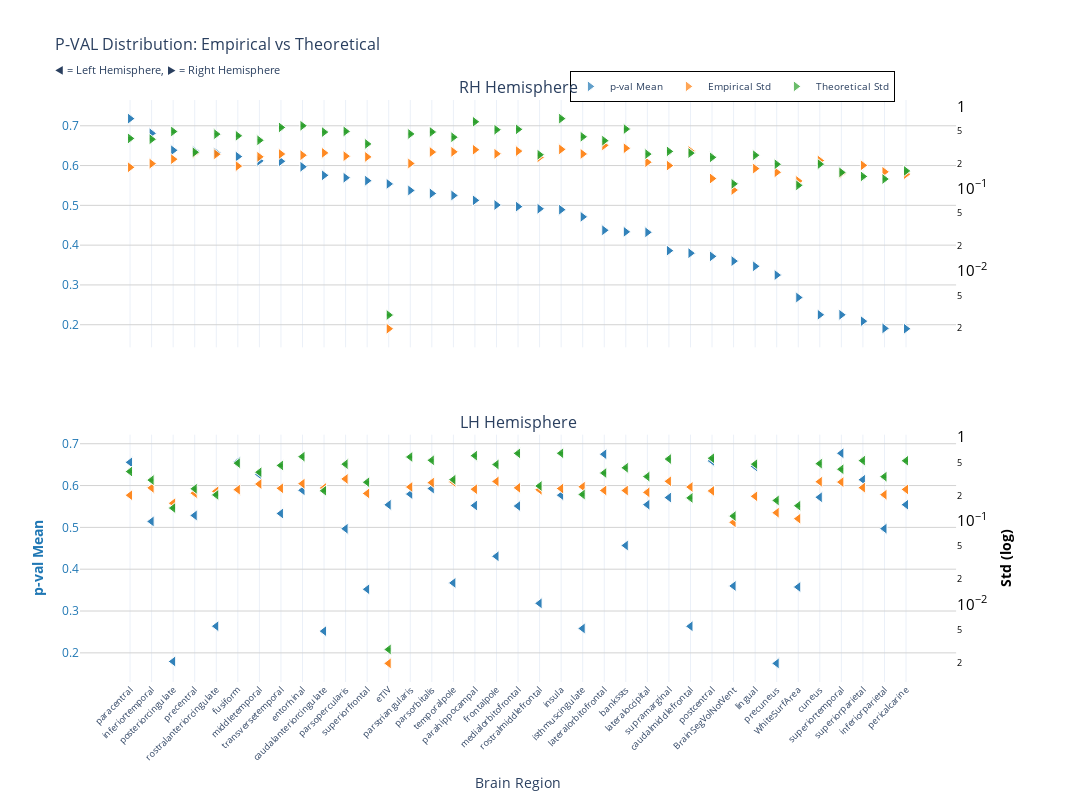
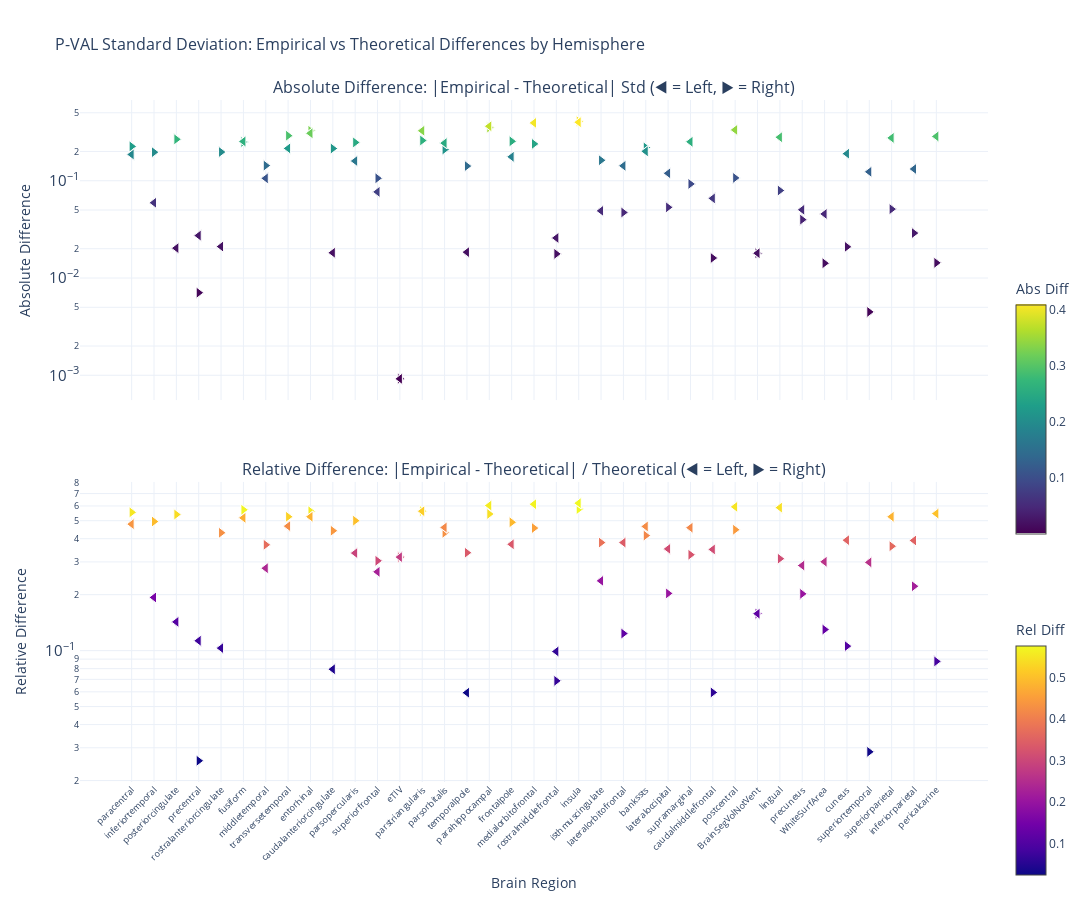

Write notebook code for charts like these, in order.
### Markdown cell above
### p-value

### Code cell
nu_nav = df_navr[(df_navr["study"] == "longitudinal") & (df_navr["group"] == "HC-PD")]
data_path = stats_dir / f"partial_correlation_longitudinal_{METRIC}.parquet"
df, stats = get_test_stats(
    data_path, stat_functions_F, nu_nav, hemisphere=True, study="longitudinal"
)
show_figure(
    stats, hemisphere=True, stat_name="p-val", study="longitudinal", metric=METRIC
)

### Figure 1 — Plotly figure (JSON) as saved in the notebook; plotly's stock layout.template omitted (floating-point values rounded to 4 significant figures)
{"data": [{"hovertemplate": "<b>%{x}</b><br>Mean p-val: %{y:.2f}<br><extra></extra>", "legendgroup": "mean", "marker": {"color": "#1f77b4", "line": {"color": "white", "width": 1}, "opacity": 0.7, "size": 10, "symbol": "triangle-right"}, "mode": "markers", "name": "p-val Mean", "showlegend": true, "type": "scatter", "x": ["paracentral", "paracentral", "inferiortemporal", "inferiortemporal", "posteriorcingulate", "posteriorcingulate", "precentral", "precentral", "rostralanteriorcingulate", "rostralanteriorcingulate", "fusiform", "fusiform", "middletemporal", "middletemporal", "transversetemporal", "transversetemporal", "entorhinal", "entorhinal", "caudalanteriorcingulate", "caudalanteriorcingulate", "parsopercularis", "parsopercularis", "superiorfrontal", "superiorfrontal", "eTIV", "eTIV", "parstriangularis", "parstriangularis", "parsorbitalis", "parsorbitalis", "temporalpole", "temporalpole", "parahippocampal", "parahippocampal", "frontalpole", "frontalpole", "medialorbitofrontal", "medialorbitofrontal", "rostralmiddlefrontal", "rostralmiddlefrontal", "insula", "insula", "isthmuscingulate", "isthmuscingulate", "lateralorbitofrontal", "lateralorbitofrontal", "bankssts", "bankssts", "lateraloccipital", "lateraloccipital", "supramarginal", "supramarginal", "caudalmiddlefrontal", "caudalmiddlefrontal", "postcentral", "postcentral", "BrainSegVolNotVent", "BrainSegVolNotVent", "lingual", "lingual", "precuneus", "precuneus", "WhiteSurfArea", "WhiteSurfArea", "cuneus", "cuneus", "superiortemporal", "superiortemporal", "superiorparietal", "superiorparietal", "inferiorparietal", "inferiorparietal", "pericalcarine", "pericalcarine"], "xaxis": "x", "y": [0.718, 0.718, 0.681, 0.681, 0.6384, 0.6384, 0.6366, 0.6366, 0.6322, 0.6322, 0.6226, 0.6226, 0.6117, 0.6117, 0.6107, 0.6107, 0.597, 0.597, 0.5754, 0.5754, 0.5694, 0.5694, 0.562, 0.562, 0.5539, 0.5539, 0.5375, 0.5375, 0.5299, 0.5299, 0.5249, 0.5249, 0.5126, 0.5126, 0.5009, 0.5009, 0.4968, 0.4968, 0.4914, 0.4914, 0.4892, 0.4892, 0.4711, 0.4711, 0.4374, 0.4374, 0.4335, 0.4335, 0.4322, 0.4322, 0.3861, 0.3861, 0.3798, 0.3798, 0.3718, 0.3718, 0.3599, 0.3599, 0.3468, 0.3468, 0.3248, 0.3248, 0.2684, 0.2684, 0.225, 0.225, 0.2249, 0.2249, 0.2089, 0.2089, 0.1908, 0.1908, 0.1899, 0.1899], "yaxis": "y"}, {"hovertemplate": "<b>%{x}</b><br>Empirical Std: %{y:.3f}<br><extra></extra>", "legendgroup": "empirical", "marker": {"color": "#ff7f0e", "line": {"color": "white", "width": 1}, "opacity": 0.7, "size": 10, "symbol": "triangle-right"}, "mode": "markers", "name": "Empirical Std", "showlegend": true, "type": "scatter", "x": ["paracentral", "paracentral", "inferiortemporal", "inferiortemporal", "posteriorcingulate", "posteriorcingulate", "precentral", "precentral", "rostralanteriorcingulate", "rostralanteriorcingulate", "fusiform", "fusiform", "middletemporal", "middletemporal", "transversetemporal", "transversetemporal", "entorhinal", "entorhinal", "caudalanteriorcingulate", "caudalanteriorcingulate", "parsopercularis", "parsopercularis", "superiorfrontal", "superiorfrontal", "eTIV", "eTIV", "parstriangularis", "parstriangularis", "parsorbitalis", "parsorbitalis", "temporalpole", "temporalpole", "parahippocampal", "parahippocampal", "frontalpole", "frontalpole", "medialorbitofrontal", "medialorbitofrontal", "rostralmiddlefrontal", "rostralmiddlefrontal", "insula", "insula", "isthmuscingulate", "isthmuscingulate", "lateralorbitofrontal", "lateralorbitofrontal", "bankssts", "bankssts", "lateraloccipital", "lateraloccipital", "supramarginal", "supramarginal", "caudalmiddlefrontal", "caudalmiddlefrontal", "postcentral", "postcentral", "BrainSegVolNotVent", "BrainSegVolNotVent", "lingual", "lingual", "precuneus", "precuneus", "WhiteSurfArea", "WhiteSurfArea", "cuneus", "cuneus", "superiortemporal", "superiortemporal", "superiorparietal", "superiorparietal", "inferiorparietal", "inferiorparietal", "pericalcarine", "pericalcarine"], "xaxis": "x", "y": [0.1811, 0.1811, 0.2007, 0.2007, 0.2274, 0.2274, 0.2692, 0.2692, 0.2611, 0.2611, 0.1872, 0.1872, 0.2427, 0.2427, 0.2628, 0.2628, 0.2541, 0.2541, 0.2711, 0.2711, 0.2476, 0.2476, 0.2424, 0.2424, 0.001968, 0.001968, 0.2015, 0.2015, 0.2775, 0.2775, 0.2793, 0.2793, 0.2962, 0.2962, 0.2643, 0.2643, 0.285, 0.285, 0.2398, 0.2398, 0.2993, 0.2993, 0.2634, 0.2634, 0.3347, 0.3347, 0.3088, 0.3088, 0.209, 0.209, 0.19, 0.19, 0.2856, 0.2856, 0.1322, 0.1322, 0.09586, 0.09586, 0.1747, 0.1747, 0.1574, 0.1574, 0.1234, 0.1234, 0.2188, 0.2188, 0.1525, 0.1525, 0.1913, 0.1913, 0.1594, 0.1594, 0.1493, 0.1493], "yaxis": "y2"}, {"error_y": {"array": [0.008077, 0.008077, 0.007894, 0.007894, 0.009816, 0.009816, 0.00549, 0.00549, 0.009109, 0.009109, 0.008693, 0.008693, 0.007667, 0.007667, 0.01099, 0.01099, 0.01152, 0.01152, 0.009645, 0.009645, 0.009838, 0.009838, 0.006922, 0.006922, 5.738e-05, 5.738e-05, 0.009155, 0.009155, 0.00968, 0.00968, 0.00836, 0.00836, 0.01288, 0.01288, 0.0103, 0.0103, 0.01042, 0.01042, 0.005116, 0.005116, 0.01407, 0.01407, 0.008458, 0.008458, 0.007588, 0.007588, 0.0105, 0.0105, 0.005211, 0.005211, 0.005617, 0.005617, 0.005356, 0.005356, 0.004752, 0.004752, 0.002262, 0.002262, 0.005047, 0.005047, 0.003918, 0.003918, 0.002171, 0.002171, 0.003932, 0.003932, 0.00312, 0.00312, 0.002786, 0.002786, 0.002592, 0.002592, 0.003252, 0.003252], "arrayminus": [0.007916, 0.007916, 0.007737, 0.007737, 0.009621, 0.009621, 0.005381, 0.005381, 0.008928, 0.008928, 0.00852, 0.00852, 0.007515, 0.007515, 0.01078, 0.01078, 0.01129, 0.01129, 0.009454, 0.009454, 0.009643, 0.009643, 0.006785, 0.006785, 5.624e-05, 5.624e-05, 0.008974, 0.008974, 0.009488, 0.009488, 0.008194, 0.008194, 0.01263, 0.01263, 0.0101, 0.0101, 0.01021, 0.01021, 0.005014, 0.005014, 0.01379, 0.01379, 0.008291, 0.008291, 0.007438, 0.007438, 0.01029, 0.01029, 0.005108, 0.005108, 0.005505, 0.005505, 0.00525, 0.00525, 0.004657, 0.004657, 0.002217, 0.002217, 0.004947, 0.004947, 0.00384, 0.00384, 0.002128, 0.002128, 0.003854, 0.003854, 0.003058, 0.003058, 0.002731, 0.002731, 0.002541, 0.002541, 0.003188, 0.003188], "color": "#2ca02c", "thickness": 1, "type": "data", "visible": true, "width": 2}, "hovertemplate": "<b>%{x}</b><br>Theoretical Std: %{y:.3f}<br><extra></extra>", "legendgroup": "theoretical", "marker": {"color": "#2ca02c", "line": {"color": "white", "width": 1}, "opacity": 0.7, "size": 10, "symbol": "triangle-right"}, "mode": "markers", "name": "Theoretical Std", "showlegend": true, "type": "scatter", "x": ["paracentral", "paracentral", "inferiortemporal", "inferiortemporal", "posteriorcingulate", "posteriorcingulate", "precentral", "precentral", "rostralanteriorcingulate", "rostralanteriorcingulate", "fusiform", "fusiform", "middletemporal", "middletemporal", "transversetemporal", "transversetemporal", "entorhinal", "entorhinal", "caudalanteriorcingulate", "caudalanteriorcingulate", "parsopercularis", "parsopercularis", "superiorfrontal", "superiorfrontal", "eTIV", "eTIV", "parstriangularis", "parstriangularis", "parsorbitalis", "parsorbitalis", "temporalpole", "temporalpole", "parahippocampal", "parahippocampal", "frontalpole", "frontalpole", "medialorbitofrontal", "medialorbitofrontal", "rostralmiddlefrontal", "rostralmiddlefrontal", "insula", "insula", "isthmuscingulate", "isthmuscingulate", "lateralorbitofrontal", "lateralorbitofrontal", "bankssts", "bankssts", "lateraloccipital", "lateraloccipital", "supramarginal", "supramarginal", "caudalmiddlefrontal", "caudalmiddlefrontal", "postcentral", "postcentral", "BrainSegVolNotVent", "BrainSegVolNotVent", "lingual", "lingual", "precuneus", "precuneus", "WhiteSurfArea", "WhiteSurfArea", "cuneus", "cuneus", "superiortemporal", "superiortemporal", "superiorparietal", "superiorparietal", "inferiorparietal", "inferiorparietal", "pericalcarine", "pericalcarine"], "xaxis": "x", "y": [0.4065, 0.4065, 0.3973, 0.3973, 0.494, 0.494, 0.2763, 0.2763, 0.4584, 0.4584, 0.4375, 0.4375, 0.3859, 0.3859, 0.5533, 0.5533, 0.58, 0.58, 0.4854, 0.4854, 0.4951, 0.4951, 0.3484, 0.3484, 0.002888, 0.002888, 0.4608, 0.4608, 0.4872, 0.4872, 0.4207, 0.4207, 0.6485, 0.6485, 0.5186, 0.5186, 0.5242, 0.5242, 0.2575, 0.2575, 0.7081, 0.7081, 0.4257, 0.4257, 0.3819, 0.3819, 0.5286, 0.5286, 0.2623, 0.2623, 0.2827, 0.2827, 0.2696, 0.2696, 0.2391, 0.2391, 0.1139, 0.1139, 0.254, 0.254, 0.1972, 0.1972, 0.1092, 0.1092, 0.1979, 0.1979, 0.157, 0.157, 0.1402, 0.1402, 0.1305, 0.1305, 0.1637, 0.1637], "yaxis": "y2"}, {"hovertemplate": "<b>%{x}</b><br>Mean p-val: %{y:.2f}<br><extra></extra>", "legendgroup": "mean", "marker": {"color": "#1f77b4", "line": {"color": "white", "width": 1}, "opacity": 0.7, "size": 10, "symbol": "triangle-left"}, "mode": "markers", "name": "p-val Mean", "showlegend": false, "type": "scatter", "x": ["superiortemporal", "superiortemporal", "lateralorbitofrontal", "lateralorbitofrontal", "postcentral", "postcentral", "fusiform", "fusiform", "paracentral", "paracentral", "lingual", "lingual", "middletemporal", "middletemporal", "superiorparietal", "superiorparietal", "parsorbitalis", "parsorbitalis", "entorhinal", "entorhinal", "parstriangularis", "parstriangularis", "insula", "insula", "cuneus", "cuneus", "supramarginal", "supramarginal", "lateraloccipital", "lateraloccipital", "pericalcarine", "pericalcarine", "eTIV", "eTIV", "parahippocampal", "parahippocampal", "medialorbitofrontal", "medialorbitofrontal", "transversetemporal", "transversetemporal", "precentral", "precentral", "inferiortemporal", "inferiortemporal", "inferiorparietal", "inferiorparietal", "parsopercularis", "parsopercularis", "bankssts", "bankssts", "frontalpole", "frontalpole", "temporalpole", "temporalpole", "BrainSegVolNotVent", "BrainSegVolNotVent", "WhiteSurfArea", "WhiteSurfArea", "superiorfrontal", "superiorfrontal", "rostralmiddlefrontal", "rostralmiddlefrontal", "rostralanteriorcingulate", "rostralanteriorcingulate", "caudalmiddlefrontal", "caudalmiddlefrontal", "isthmuscingulate", "isthmuscingulate", "caudalanteriorcingulate", "caudalanteriorcingulate", "posteriorcingulate", "posteriorcingulate", "precuneus", "precuneus"], "xaxis": "x2", "y": [0.6772, 0.6772, 0.6749, 0.6749, 0.659, 0.659, 0.6568, 0.6568, 0.6555, 0.6555, 0.6456, 0.6456, 0.6263, 0.6263, 0.6138, 0.6138, 0.5928, 0.5928, 0.5887, 0.5887, 0.5796, 0.5796, 0.577, 0.577, 0.572, 0.572, 0.5713, 0.5713, 0.5543, 0.5543, 0.5543, 0.5543, 0.5539, 0.5539, 0.5523, 0.5523, 0.551, 0.551, 0.5332, 0.5332, 0.5285, 0.5285, 0.5142, 0.5142, 0.497, 0.497, 0.4967, 0.4967, 0.4567, 0.4567, 0.4308, 0.4308, 0.3672, 0.3672, 0.3599, 0.3599, 0.3574, 0.3574, 0.352, 0.352, 0.3183, 0.3183, 0.2637, 0.2637, 0.2636, 0.2636, 0.2583, 0.2583, 0.2519, 0.2519, 0.1794, 0.1794, 0.1748, 0.1748], "yaxis": "y3"}, {"hovertemplate": "<b>%{x}</b><br>Empirical Std: %{y:.3f}<br><extra></extra>", "legendgroup": "empirical", "marker": {"color": "#ff7f0e", "line": {"color": "white", "width": 1}, "opacity": 0.7, "size": 10, "symbol": "triangle-left"}, "mode": "markers", "name": "Empirical Std", "showlegend": false, "type": "scatter", "x": ["superiortemporal", "superiortemporal", "lateralorbitofrontal", "lateralorbitofrontal", "postcentral", "postcentral", "fusiform", "fusiform", "paracentral", "paracentral", "lingual", "lingual", "middletemporal", "middletemporal", "superiorparietal", "superiorparietal", "parsorbitalis", "parsorbitalis", "entorhinal", "entorhinal", "parstriangularis", "parstriangularis", "insula", "insula", "cuneus", "cuneus", "supramarginal", "supramarginal", "lateraloccipital", "lateraloccipital", "pericalcarine", "pericalcarine", "eTIV", "eTIV", "parahippocampal", "parahippocampal", "medialorbitofrontal", "medialorbitofrontal", "transversetemporal", "transversetemporal", "precentral", "precentral", "inferiortemporal", "inferiortemporal", "inferiorparietal", "inferiorparietal", "parsopercularis", "parsopercularis", "bankssts", "bankssts", "frontalpole", "frontalpole", "temporalpole", "temporalpole", "BrainSegVolNotVent", "BrainSegVolNotVent", "WhiteSurfArea", "WhiteSurfArea", "superiorfrontal", "superiorfrontal", "rostralmiddlefrontal", "rostralmiddlefrontal", "rostralanteriorcingulate", "rostralanteriorcingulate", "caudalmiddlefrontal", "caudalmiddlefrontal", "isthmuscingulate", "isthmuscingulate", "caudalanteriorcingulate", "caudalanteriorcingulate", "posteriorcingulate", "posteriorcingulate", "precuneus", "precuneus"], "xaxis": "x2", "y": [0.2905, 0.2905, 0.2308, 0.2308, 0.228, 0.228, 0.2361, 0.2361, 0.2024, 0.2024, 0.1964, 0.1964, 0.2755, 0.2755, 0.2494, 0.2494, 0.2863, 0.2863, 0.2782, 0.2782, 0.254, 0.254, 0.2436, 0.2436, 0.2935, 0.2935, 0.2969, 0.2969, 0.219, 0.219, 0.2376, 0.2376, 0.001968, 0.001968, 0.2389, 0.2389, 0.2481, 0.2481, 0.2451, 0.2451, 0.2144, 0.2144, 0.2479, 0.2479, 0.2054, 0.2054, 0.3171, 0.3171, 0.2303, 0.2303, 0.2957, 0.2957, 0.2922, 0.2922, 0.09586, 0.09586, 0.106, 0.106, 0.2126, 0.2126, 0.2351, 0.2351, 0.2252, 0.2252, 0.254, 0.254, 0.2556, 0.2556, 0.2471, 0.2471, 0.1624, 0.1624, 0.125, 0.125], "yaxis": "y4"}, {"error_y": {"array": [0.008227, 0.008227, 0.007414, 0.007414, 0.01115, 0.01115, 0.009728, 0.009728, 0.007722, 0.007722, 0.009467, 0.009467, 0.007578, 0.007578, 0.01043, 0.01043, 0.01053, 0.01053, 0.01164, 0.01164, 0.01153, 0.01153, 0.01278, 0.01278, 0.009604, 0.009604, 0.01089, 0.01089, 0.006721, 0.006721, 0.01039, 0.01039, 5.738e-05, 5.738e-05, 0.01196, 0.01196, 0.01274, 0.01274, 0.009141, 0.009141, 0.004803, 0.004803, 0.006106, 0.006106, 0.006704, 0.006704, 0.00947, 0.00947, 0.008564, 0.008564, 0.009374, 0.009374, 0.006173, 0.006173, 0.002262, 0.002262, 0.003012, 0.003012, 0.00575, 0.00575, 0.005184, 0.005184, 0.004057, 0.004057, 0.003738, 0.003738, 0.004105, 0.004105, 0.004549, 0.004549, 0.002823, 0.002823, 0.003482, 0.003482], "arrayminus": [0.008064, 0.008064, 0.007267, 0.007267, 0.01093, 0.01093, 0.009535, 0.009535, 0.007569, 0.007569, 0.009279, 0.009279, 0.007427, 0.007427, 0.01023, 0.01023, 0.01032, 0.01032, 0.01141, 0.01141, 0.0113, 0.0113, 0.01252, 0.01252, 0.009413, 0.009413, 0.01068, 0.01068, 0.006588, 0.006588, 0.01019, 0.01019, 5.624e-05, 5.624e-05, 0.01173, 0.01173, 0.01249, 0.01249, 0.00896, 0.00896, 0.004708, 0.004708, 0.005984, 0.005984, 0.006571, 0.006571, 0.009282, 0.009282, 0.008394, 0.008394, 0.009188, 0.009188, 0.00605, 0.00605, 0.002217, 0.002217, 0.002952, 0.002952, 0.005636, 0.005636, 0.005081, 0.005081, 0.003976, 0.003976, 0.003664, 0.003664, 0.004024, 0.004024, 0.004459, 0.004459, 0.002767, 0.002767, 0.003413, 0.003413], "color": "#2ca02c", "thickness": 1, "type": "data", "visible": true, "width": 2}, "hovertemplate": "<b>%{x}</b><br>Theoretical Std: %{y:.3f}<br><extra></extra>", "legendgroup": "theoretical", "marker": {"color": "#2ca02c", "line": {"color": "white", "width": 1}, "opacity": 0.7, "size": 10, "symbol": "triangle-left"}, "mode": "markers", "name": "Theoretical Std", "showlegend": false, "type": "scatter", "x": ["superiortemporal", "superiortemporal", "lateralorbitofrontal", "lateralorbitofrontal", "postcentral", "postcentral", "fusiform", "fusiform", "paracentral", "paracentral", "lingual", "lingual", "middletemporal", "middletemporal", "superiorparietal", "superiorparietal", "parsorbitalis", "parsorbitalis", "entorhinal", "entorhinal", "parstriangularis", "parstriangularis", "insula", "insula", "cuneus", "cuneus", "supramarginal", "supramarginal", "lateraloccipital", "lateraloccipital", "pericalcarine", "pericalcarine", "eTIV", "eTIV", "parahippocampal", "parahippocampal", "medialorbitofrontal", "medialorbitofrontal", "transversetemporal", "transversetemporal", "precentral", "precentral", "inferiortemporal", "inferiortemporal", "inferiorparietal", "inferiorparietal", "parsopercularis", "parsopercularis", "bankssts", "bankssts", "frontalpole", "frontalpole", "temporalpole", "temporalpole", "BrainSegVolNotVent", "BrainSegVolNotVent", "WhiteSurfArea", "WhiteSurfArea", "superiorfrontal", "superiorfrontal", "rostralmiddlefrontal", "rostralmiddlefrontal", "rostralanteriorcingulate", "rostralanteriorcingulate", "caudalmiddlefrontal", "caudalmiddlefrontal", "isthmuscingulate", "isthmuscingulate", "caudalanteriorcingulate", "caudalanteriorcingulate", "posteriorcingulate", "posteriorcingulate", "precuneus", "precuneus"], "xaxis": "x2", "y": [0.4141, 0.4141, 0.3731, 0.3731, 0.561, 0.561, 0.4896, 0.4896, 0.3886, 0.3886, 0.4765, 0.4765, 0.3814, 0.3814, 0.5251, 0.5251, 0.5299, 0.5299, 0.5858, 0.5858, 0.5805, 0.5805, 0.643, 0.643, 0.4833, 0.4833, 0.5483, 0.5483, 0.3383, 0.3383, 0.5231, 0.5231, 0.002888, 0.002888, 0.6021, 0.6021, 0.6414, 0.6414, 0.46, 0.46, 0.2417, 0.2417, 0.3073, 0.3073, 0.3374, 0.3374, 0.4766, 0.4766, 0.431, 0.431, 0.4718, 0.4718, 0.3107, 0.3107, 0.1139, 0.1139, 0.1516, 0.1516, 0.2894, 0.2894, 0.2609, 0.2609, 0.2042, 0.2042, 0.1881, 0.1881, 0.2066, 0.2066, 0.229, 0.229, 0.1421, 0.1421, 0.1753, 0.1753], "yaxis": "y4"}], "layout": {"annotations": [{"font": {"size": 16}, "showarrow": false, "text": "RH Hemisphere", "x": 0.47, "xanchor": "center", "xref": "paper", "y": 1, "yanchor": "bottom", "yref": "paper"}, {"font": {"size": 16}, "showarrow": false, "text": "LH Hemisphere", "x": 0.47, "xanchor": "center", "xref": "paper", "y": 0.425, "yanchor": "bottom", "yref": "paper"}], "height": 800, "hovermode": "x", "legend": {"bgcolor": "rgba(255, 255, 255, 0.9)", "bordercolor": "black", "borderwidth": 1, "font": {"size": 10}, "orientation": "h", "x": 0.7, "xanchor": "center", "y": 1.05}, "title": {"font": {"size": 16}, "text": "P-VAL Distribution: Empirical vs Theoretical<br><sub>◀ = Left Hemisphere, ▶ = Right Hemisphere</sub>"}, "width": 1400, "xaxis": {"anchor": "y", "domain": [0, 0.94], "matches": "x2", "showticklabels": false}, "xaxis2": {"anchor": "y3", "domain": [0, 0.94], "tickangle": -45, "tickfont": {"size": 9}, "title": {"text": "Brain Region"}}, "yaxis": {"anchor": "x", "domain": [0.575, 1], "gridcolor": "lightgray", "showgrid": true, "tickfont": {"color": "#1f77b4"}, "title": {"font": {"color": "#1f77b4"}, "text": ""}}, "yaxis2": {"anchor": "x", "exponentformat": "power", "overlaying": "y", "showgrid": false, "side": "right", "tickfont": {"color": "black"}, "title": {"font": {"color": "black"}, "text": ""}, "type": "log"}, "yaxis3": {"anchor": "x2", "domain": [0, 0.425], "gridcolor": "lightgray", "showgrid": true, "tickfont": {"color": "#1f77b4"}, "title": {"font": {"color": "#1f77b4"}, "text": "<b>p-val Mean</b>"}}, "yaxis4": {"anchor": "x2", "exponentformat": "power", "overlaying": "y3", "showgrid": false, "side": "right", "tickfont": {"color": "black"}, "title": {"font": {"color": "black"}, "text": "<b>Std (log)</b>"}, "type": "log"}}}

### Figure 2 — Plotly figure (JSON) as saved in the notebook; plotly's stock layout.template omitted (floating-point values rounded to 4 significant figures)
{"data": [{"hovertemplate": "<b>%{x}</b><br>Hemisphere: %{text}<br>Abs Diff: %{y:.4f}<br><extra></extra>", "legendgroup": "abs_rh", "marker": {"color": [0.2253, 0.2253, 0.1966, 0.1966, 0.2667, 0.2667, 0.00706, 0.00706, 0.1974, 0.1974, 0.2503, 0.2503, 0.1431, 0.1431, 0.2905, 0.2905, 0.3258, 0.3258, 0.2143, 0.2143, 0.2476, 0.2476, 0.106, 0.106, 0.0009194, 0.0009194, 0.2593, 0.2593, 0.2097, 0.2097, 0.1415, 0.1415, 0.3523, 0.3523, 0.2543, 0.2543, 0.2392, 0.2392, 0.0177, 0.0177, 0.4088, 0.4088, 0.1623, 0.1623, 0.04718, 0.04718, 0.2198, 0.2198, 0.05327, 0.05327, 0.09269, 0.09269, 0.01605, 0.01605, 0.1069, 0.1069, 0.01799, 0.01799, 0.0793, 0.0793, 0.03983, 0.03983, 0.01418, 0.01418, 0.02092, 0.02092, 0.00448, 0.00448, 0.05109, 0.05109, 0.02896, 0.02896, 0.01432, 0.01432], "colorbar": {"len": 0.4, "title": {"text": "Abs Diff"}, "y": 0.75, "yanchor": "top"}, "colorscale": [[0, "#440154"], [0.1111, "#482878"], [0.2222, "#3e4989"], [0.3333, "#31688e"], [0.4444, "#26828e"], [0.5556, "#1f9e89"], [0.6667, "#35b779"], [0.7778, "#6ece58"], [0.8889, "#b5de2b"], [1, "#fde725"]], "line": {"color": "white", "width": 1}, "showscale": true, "size": 10, "symbol": "triangle-right"}, "mode": "markers", "name": "Absolute (rh)", "showlegend": false, "text": ["rh", "rh", "rh", "rh", "rh", "rh", "rh", "rh", "rh", "rh", "rh", "rh", "rh", "rh", "rh", "rh", "rh", "rh", "rh", "rh", "rh", "rh", "rh", "rh", "rh", "rh", "rh", "rh", "rh", "rh", "rh", "rh", "rh", "rh", "rh", "rh", "rh", "rh", "rh", "rh", "rh", "rh", "rh", "rh", "rh", "rh", "rh", "rh", "rh", "rh", "rh", "rh", "rh", "rh", "rh", "rh", "rh", "rh", "rh", "rh", "rh", "rh", "rh", "rh", "rh", "rh", "rh", "rh", "rh", "rh", "rh", "rh", "rh", "rh"], "type": "scatter", "x": ["paracentral", "paracentral", "inferiortemporal", "inferiortemporal", "posteriorcingulate", "posteriorcingulate", "precentral", "precentral", "rostralanteriorcingulate", "rostralanteriorcingulate", "fusiform", "fusiform", "middletemporal", "middletemporal", "transversetemporal", "transversetemporal", "entorhinal", "entorhinal", "caudalanteriorcingulate", "caudalanteriorcingulate", "parsopercularis", "parsopercularis", "superiorfrontal", "superiorfrontal", "eTIV", "eTIV", "parstriangularis", "parstriangularis", "parsorbitalis", "parsorbitalis", "temporalpole", "temporalpole", "parahippocampal", "parahippocampal", "frontalpole", "frontalpole", "medialorbitofrontal", "medialorbitofrontal", "rostralmiddlefrontal", "rostralmiddlefrontal", "insula", "insula", "isthmuscingulate", "isthmuscingulate", "lateralorbitofrontal", "lateralorbitofrontal", "bankssts", "bankssts", "lateraloccipital", "lateraloccipital", "supramarginal", "supramarginal", "caudalmiddlefrontal", "caudalmiddlefrontal", "postcentral", "postcentral", "BrainSegVolNotVent", "BrainSegVolNotVent", "lingual", "lingual", "precuneus", "precuneus", "WhiteSurfArea", "WhiteSurfArea", "cuneus", "cuneus", "superiortemporal", "superiortemporal", "superiorparietal", "superiorparietal", "inferiorparietal", "inferiorparietal", "pericalcarine", "pericalcarine"], "xaxis": "x", "y": [0.2253, 0.2253, 0.1966, 0.1966, 0.2667, 0.2667, 0.00706, 0.00706, 0.1974, 0.1974, 0.2503, 0.2503, 0.1431, 0.1431, 0.2905, 0.2905, 0.3258, 0.3258, 0.2143, 0.2143, 0.2476, 0.2476, 0.106, 0.106, 0.0009194, 0.0009194, 0.2593, 0.2593, 0.2097, 0.2097, 0.1415, 0.1415, 0.3523, 0.3523, 0.2543, 0.2543, 0.2392, 0.2392, 0.0177, 0.0177, 0.4088, 0.4088, 0.1623, 0.1623, 0.04718, 0.04718, 0.2198, 0.2198, 0.05327, 0.05327, 0.09269, 0.09269, 0.01605, 0.01605, 0.1069, 0.1069, 0.01799, 0.01799, 0.0793, 0.0793, 0.03983, 0.03983, 0.01418, 0.01418, 0.02092, 0.02092, 0.00448, 0.00448, 0.05109, 0.05109, 0.02896, 0.02896, 0.01432, 0.01432], "yaxis": "y"}, {"hovertemplate": "<b>%{x}</b><br>Hemisphere: %{text}<br>Rel Diff: %{y:.2%}<br><extra></extra>", "legendgroup": "rel_rh", "marker": {"color": [0.5544, 0.5544, 0.4949, 0.4949, 0.5398, 0.5398, 0.02555, 0.02555, 0.4305, 0.4305, 0.5721, 0.5721, 0.3709, 0.3709, 0.525, 0.525, 0.5618, 0.5618, 0.4415, 0.4415, 0.5, 0.5, 0.3042, 0.3042, 0.3184, 0.3184, 0.5627, 0.5627, 0.4305, 0.4305, 0.3363, 0.3363, 0.5432, 0.5432, 0.4903, 0.4903, 0.4563, 0.4563, 0.06874, 0.06874, 0.5773, 0.5773, 0.3813, 0.3813, 0.1235, 0.1235, 0.4158, 0.4158, 0.2031, 0.2031, 0.3279, 0.3279, 0.05956, 0.05956, 0.447, 0.447, 0.158, 0.158, 0.3122, 0.3122, 0.202, 0.202, 0.1298, 0.1298, 0.1057, 0.1057, 0.02854, 0.02854, 0.3644, 0.3644, 0.222, 0.222, 0.08749, 0.08749], "colorbar": {"len": 0.4, "title": {"text": "Rel Diff"}, "y": 0.25, "yanchor": "top"}, "colorscale": [[0, "#0d0887"], [0.1111, "#46039f"], [0.2222, "#7201a8"], [0.3333, "#9c179e"], [0.4444, "#bd3786"], [0.5556, "#d8576b"], [0.6667, "#ed7953"], [0.7778, "#fb9f3a"], [0.8889, "#fdca26"], [1, "#f0f921"]], "line": {"color": "white", "width": 1}, "showscale": true, "size": 10, "symbol": "triangle-right"}, "mode": "markers", "name": "Relative (rh)", "showlegend": false, "text": ["rh", "rh", "rh", "rh", "rh", "rh", "rh", "rh", "rh", "rh", "rh", "rh", "rh", "rh", "rh", "rh", "rh", "rh", "rh", "rh", "rh", "rh", "rh", "rh", "rh", "rh", "rh", "rh", "rh", "rh", "rh", "rh", "rh", "rh", "rh", "rh", "rh", "rh", "rh", "rh", "rh", "rh", "rh", "rh", "rh", "rh", "rh", "rh", "rh", "rh", "rh", "rh", "rh", "rh", "rh", "rh", "rh", "rh", "rh", "rh", "rh", "rh", "rh", "rh", "rh", "rh", "rh", "rh", "rh", "rh", "rh", "rh", "rh", "rh"], "type": "scatter", "x": ["paracentral", "paracentral", "inferiortemporal", "inferiortemporal", "posteriorcingulate", "posteriorcingulate", "precentral", "precentral", "rostralanteriorcingulate", "rostralanteriorcingulate", "fusiform", "fusiform", "middletemporal", "middletemporal", "transversetemporal", "transversetemporal", "entorhinal", "entorhinal", "caudalanteriorcingulate", "caudalanteriorcingulate", "parsopercularis", "parsopercularis", "superiorfrontal", "superiorfrontal", "eTIV", "eTIV", "parstriangularis", "parstriangularis", "parsorbitalis", "parsorbitalis", "temporalpole", "temporalpole", "parahippocampal", "parahippocampal", "frontalpole", "frontalpole", "medialorbitofrontal", "medialorbitofrontal", "rostralmiddlefrontal", "rostralmiddlefrontal", "insula", "insula", "isthmuscingulate", "isthmuscingulate", "lateralorbitofrontal", "lateralorbitofrontal", "bankssts", "bankssts", "lateraloccipital", "lateraloccipital", "supramarginal", "supramarginal", "caudalmiddlefrontal", "caudalmiddlefrontal", "postcentral", "postcentral", "BrainSegVolNotVent", "BrainSegVolNotVent", "lingual", "lingual", "precuneus", "precuneus", "WhiteSurfArea", "WhiteSurfArea", "cuneus", "cuneus", "superiortemporal", "superiortemporal", "superiorparietal", "superiorparietal", "inferiorparietal", "inferiorparietal", "pericalcarine", "pericalcarine"], "xaxis": "x2", "y": [0.5544, 0.5544, 0.4949, 0.4949, 0.5398, 0.5398, 0.02555, 0.02555, 0.4305, 0.4305, 0.5721, 0.5721, 0.3709, 0.3709, 0.525, 0.525, 0.5618, 0.5618, 0.4415, 0.4415, 0.5, 0.5, 0.3042, 0.3042, 0.3184, 0.3184, 0.5627, 0.5627, 0.4305, 0.4305, 0.3363, 0.3363, 0.5432, 0.5432, 0.4903, 0.4903, 0.4563, 0.4563, 0.06874, 0.06874, 0.5773, 0.5773, 0.3813, 0.3813, 0.1235, 0.1235, 0.4158, 0.4158, 0.2031, 0.2031, 0.3279, 0.3279, 0.05956, 0.05956, 0.447, 0.447, 0.158, 0.158, 0.3122, 0.3122, 0.202, 0.202, 0.1298, 0.1298, 0.1057, 0.1057, 0.02854, 0.02854, 0.3644, 0.3644, 0.222, 0.222, 0.08749, 0.08749], "yaxis": "y2"}, {"hovertemplate": "<b>%{x}</b><br>Hemisphere: %{text}<br>Abs Diff: %{y:.4f}<br><extra></extra>", "legendgroup": "abs_lh", "marker": {"color": [0.1235, 0.1235, 0.1423, 0.1423, 0.333, 0.333, 0.2535, 0.2535, 0.1862, 0.1862, 0.2801, 0.2801, 0.1058, 0.1058, 0.2757, 0.2757, 0.2436, 0.2436, 0.3076, 0.3076, 0.3265, 0.3265, 0.3994, 0.3994, 0.1898, 0.1898, 0.2514, 0.2514, 0.1193, 0.1193, 0.2856, 0.2856, 0.0009194, 0.0009194, 0.3632, 0.3632, 0.3932, 0.3932, 0.215, 0.215, 0.0273, 0.0273, 0.05937, 0.05937, 0.132, 0.132, 0.1595, 0.1595, 0.2007, 0.2007, 0.1761, 0.1761, 0.01844, 0.01844, 0.01799, 0.01799, 0.04555, 0.04555, 0.07679, 0.07679, 0.02581, 0.02581, 0.02105, 0.02105, 0.06588, 0.06588, 0.04902, 0.04902, 0.01818, 0.01818, 0.02028, 0.02028, 0.05029, 0.05029], "colorbar": {"len": 0.4, "title": {"text": "Abs Diff"}, "y": 0.75, "yanchor": "top"}, "colorscale": [[0, "#440154"], [0.1111, "#482878"], [0.2222, "#3e4989"], [0.3333, "#31688e"], [0.4444, "#26828e"], [0.5556, "#1f9e89"], [0.6667, "#35b779"], [0.7778, "#6ece58"], [0.8889, "#b5de2b"], [1, "#fde725"]], "line": {"color": "white", "width": 1}, "showscale": false, "size": 10, "symbol": "triangle-left"}, "mode": "markers", "name": "Absolute (lh)", "showlegend": false, "text": ["lh", "lh", "lh", "lh", "lh", "lh", "lh", "lh", "lh", "lh", "lh", "lh", "lh", "lh", "lh", "lh", "lh", "lh", "lh", "lh", "lh", "lh", "lh", "lh", "lh", "lh", "lh", "lh", "lh", "lh", "lh", "lh", "lh", "lh", "lh", "lh", "lh", "lh", "lh", "lh", "lh", "lh", "lh", "lh", "lh", "lh", "lh", "lh", "lh", "lh", "lh", "lh", "lh", "lh", "lh", "lh", "lh", "lh", "lh", "lh", "lh", "lh", "lh", "lh", "lh", "lh", "lh", "lh", "lh", "lh", "lh", "lh", "lh", "lh"], "type": "scatter", "x": ["superiortemporal", "superiortemporal", "lateralorbitofrontal", "lateralorbitofrontal", "postcentral", "postcentral", "fusiform", "fusiform", "paracentral", "paracentral", "lingual", "lingual", "middletemporal", "middletemporal", "superiorparietal", "superiorparietal", "parsorbitalis", "parsorbitalis", "entorhinal", "entorhinal", "parstriangularis", "parstriangularis", "insula", "insula", "cuneus", "cuneus", "supramarginal", "supramarginal", "lateraloccipital", "lateraloccipital", "pericalcarine", "pericalcarine", "eTIV", "eTIV", "parahippocampal", "parahippocampal", "medialorbitofrontal", "medialorbitofrontal", "transversetemporal", "transversetemporal", "precentral", "precentral", "inferiortemporal", "inferiortemporal", "inferiorparietal", "inferiorparietal", "parsopercularis", "parsopercularis", "bankssts", "bankssts", "frontalpole", "frontalpole", "temporalpole", "temporalpole", "BrainSegVolNotVent", "BrainSegVolNotVent", "WhiteSurfArea", "WhiteSurfArea", "superiorfrontal", "superiorfrontal", "rostralmiddlefrontal", "rostralmiddlefrontal", "rostralanteriorcingulate", "rostralanteriorcingulate", "caudalmiddlefrontal", "caudalmiddlefrontal", "isthmuscingulate", "isthmuscingulate", "caudalanteriorcingulate", "caudalanteriorcingulate", "posteriorcingulate", "posteriorcingulate", "precuneus", "precuneus"], "xaxis": "x", "y": [0.1235, 0.1235, 0.1423, 0.1423, 0.333, 0.333, 0.2535, 0.2535, 0.1862, 0.1862, 0.2801, 0.2801, 0.1058, 0.1058, 0.2757, 0.2757, 0.2436, 0.2436, 0.3076, 0.3076, 0.3265, 0.3265, 0.3994, 0.3994, 0.1898, 0.1898, 0.2514, 0.2514, 0.1193, 0.1193, 0.2856, 0.2856, 0.0009194, 0.0009194, 0.3632, 0.3632, 0.3932, 0.3932, 0.215, 0.215, 0.0273, 0.0273, 0.05937, 0.05937, 0.132, 0.132, 0.1595, 0.1595, 0.2007, 0.2007, 0.1761, 0.1761, 0.01844, 0.01844, 0.01799, 0.01799, 0.04555, 0.04555, 0.07679, 0.07679, 0.02581, 0.02581, 0.02105, 0.02105, 0.06588, 0.06588, 0.04902, 0.04902, 0.01818, 0.01818, 0.02028, 0.02028, 0.05029, 0.05029], "yaxis": "y"}, {"hovertemplate": "<b>%{x}</b><br>Hemisphere: %{text}<br>Rel Diff: %{y:.2%}<br><extra></extra>", "legendgroup": "rel_lh", "marker": {"color": [0.2984, 0.2984, 0.3813, 0.3813, 0.5936, 0.5936, 0.5177, 0.5177, 0.4792, 0.4792, 0.5879, 0.5879, 0.2775, 0.2775, 0.525, 0.525, 0.4598, 0.4598, 0.5251, 0.5251, 0.5624, 0.5624, 0.6212, 0.6212, 0.3928, 0.3928, 0.4585, 0.4585, 0.3526, 0.3526, 0.5459, 0.5459, 0.3184, 0.3184, 0.6033, 0.6033, 0.6131, 0.6131, 0.4673, 0.4673, 0.1129, 0.1129, 0.1932, 0.1932, 0.3913, 0.3913, 0.3347, 0.3347, 0.4656, 0.4656, 0.3733, 0.3733, 0.05936, 0.05936, 0.158, 0.158, 0.3006, 0.3006, 0.2654, 0.2654, 0.09894, 0.09894, 0.1031, 0.1031, 0.3502, 0.3502, 0.2373, 0.2373, 0.07941, 0.07941, 0.1427, 0.1427, 0.287, 0.287], "colorbar": {"len": 0.4, "title": {"text": "Rel Diff"}, "y": 0.25, "yanchor": "top"}, "colorscale": [[0, "#0d0887"], [0.1111, "#46039f"], [0.2222, "#7201a8"], [0.3333, "#9c179e"], [0.4444, "#bd3786"], [0.5556, "#d8576b"], [0.6667, "#ed7953"], [0.7778, "#fb9f3a"], [0.8889, "#fdca26"], [1, "#f0f921"]], "line": {"color": "white", "width": 1}, "showscale": false, "size": 10, "symbol": "triangle-left"}, "mode": "markers", "name": "Relative (lh)", "showlegend": false, "text": ["lh", "lh", "lh", "lh", "lh", "lh", "lh", "lh", "lh", "lh", "lh", "lh", "lh", "lh", "lh", "lh", "lh", "lh", "lh", "lh", "lh", "lh", "lh", "lh", "lh", "lh", "lh", "lh", "lh", "lh", "lh", "lh", "lh", "lh", "lh", "lh", "lh", "lh", "lh", "lh", "lh", "lh", "lh", "lh", "lh", "lh", "lh", "lh", "lh", "lh", "lh", "lh", "lh", "lh", "lh", "lh", "lh", "lh", "lh", "lh", "lh", "lh", "lh", "lh", "lh", "lh", "lh", "lh", "lh", "lh", "lh", "lh", "lh", "lh"], "type": "scatter", "x": ["superiortemporal", "superiortemporal", "lateralorbitofrontal", "lateralorbitofrontal", "postcentral", "postcentral", "fusiform", "fusiform", "paracentral", "paracentral", "lingual", "lingual", "middletemporal", "middletemporal", "superiorparietal", "superiorparietal", "parsorbitalis", "parsorbitalis", "entorhinal", "entorhinal", "parstriangularis", "parstriangularis", "insula", "insula", "cuneus", "cuneus", "supramarginal", "supramarginal", "lateraloccipital", "lateraloccipital", "pericalcarine", "pericalcarine", "eTIV", "eTIV", "parahippocampal", "parahippocampal", "medialorbitofrontal", "medialorbitofrontal", "transversetemporal", "transversetemporal", "precentral", "precentral", "inferiortemporal", "inferiortemporal", "inferiorparietal", "inferiorparietal", "parsopercularis", "parsopercularis", "bankssts", "bankssts", "frontalpole", "frontalpole", "temporalpole", "temporalpole", "BrainSegVolNotVent", "BrainSegVolNotVent", "WhiteSurfArea", "WhiteSurfArea", "superiorfrontal", "superiorfrontal", "rostralmiddlefrontal", "rostralmiddlefrontal", "rostralanteriorcingulate", "rostralanteriorcingulate", "caudalmiddlefrontal", "caudalmiddlefrontal", "isthmuscingulate", "isthmuscingulate", "caudalanteriorcingulate", "caudalanteriorcingulate", "posteriorcingulate", "posteriorcingulate", "precuneus", "precuneus"], "xaxis": "x2", "y": [0.2984, 0.2984, 0.3813, 0.3813, 0.5936, 0.5936, 0.5177, 0.5177, 0.4792, 0.4792, 0.5879, 0.5879, 0.2775, 0.2775, 0.525, 0.525, 0.4598, 0.4598, 0.5251, 0.5251, 0.5624, 0.5624, 0.6212, 0.6212, 0.3928, 0.3928, 0.4585, 0.4585, 0.3526, 0.3526, 0.5459, 0.5459, 0.3184, 0.3184, 0.6033, 0.6033, 0.6131, 0.6131, 0.4673, 0.4673, 0.1129, 0.1129, 0.1932, 0.1932, 0.3913, 0.3913, 0.3347, 0.3347, 0.4656, 0.4656, 0.3733, 0.3733, 0.05936, 0.05936, 0.158, 0.158, 0.3006, 0.3006, 0.2654, 0.2654, 0.09894, 0.09894, 0.1031, 0.1031, 0.3502, 0.3502, 0.2373, 0.2373, 0.07941, 0.07941, 0.1427, 0.1427, 0.287, 0.287], "yaxis": "y2"}], "layout": {"annotations": [{"font": {"size": 16}, "showarrow": false, "text": "Absolute Difference: |Empirical - Theoretical| Std (◀ = Left, ▶ = Right)", "x": 0.5, "xanchor": "center", "xref": "paper", "y": 1, "yanchor": "bottom", "yref": "paper"}, {"font": {"size": 16}, "showarrow": false, "text": "Relative Difference: |Empirical - Theoretical| / Theoretical (◀ = Left, ▶ = Right)", "x": 0.5, "xanchor": "center", "xref": "paper", "y": 0.44, "yanchor": "bottom", "yref": "paper"}], "height": 900, "hovermode": "x unified", "showlegend": false, "title": {"font": {"size": 16}, "text": "P-VAL Standard Deviation: Empirical vs Theoretical Differences by Hemisphere"}, "width": 1400, "xaxis": {"anchor": "y", "domain": [0, 1], "showticklabels": false}, "xaxis2": {"anchor": "y2", "domain": [0, 1], "tickangle": -45, "tickfont": {"size": 9}, "title": {"text": "Brain Region"}}, "yaxis": {"anchor": "x", "domain": [0.56, 1], "exponentformat": "power", "title": {"text": "Absolute Difference"}, "type": "log"}, "yaxis2": {"anchor": "x2", "domain": [0, 0.44], "exponentformat": "power", "title": {"text": "Relative Difference"}, "type": "log"}}}
